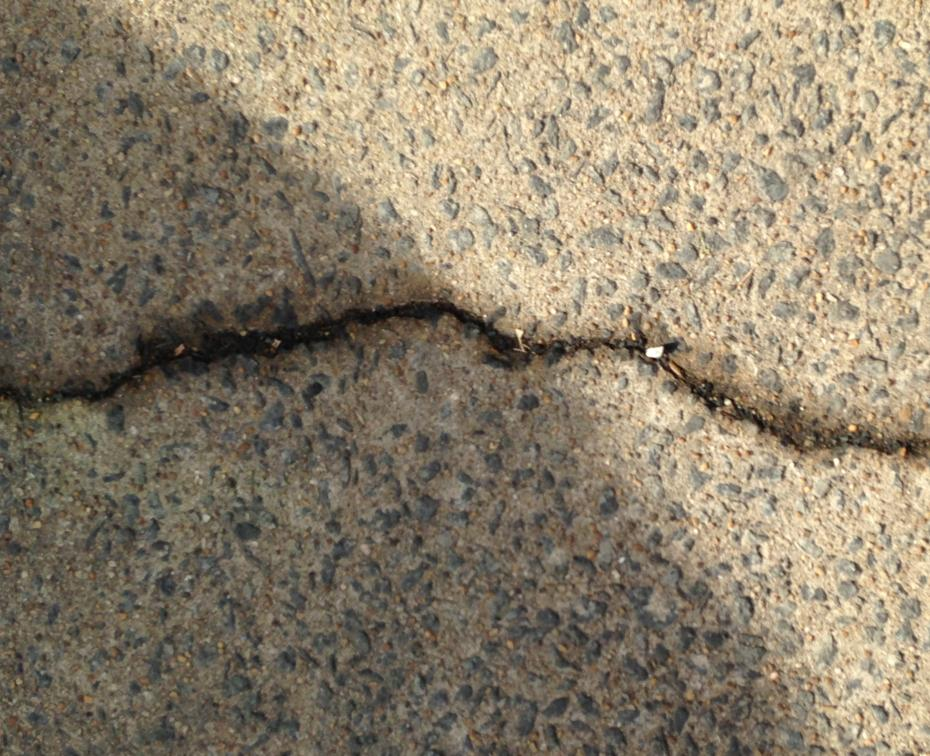
%> input picture images/sidewalk_iphone.jpg, 930 x 756 px
$ octave AD.m   (GNU Octave 9; MATLAB toolbox functions it lacks are replaced by stand-ins)
%> lines starting %> are read from the running program, lines starting %| are printed output that depends on the picture
### old/NeumanBoundCond.m
function g = NeumanBoundCond(f)

    [nrow,ncol] = size(f);
    g = f;
%     g([1 nrow],[1 ncol]) = g([3 nrow-2],[3 ncol-2]);
%     g([1 nrow],2:end-1) = g([3 nrow-2],2:end-1);
%     g(2:end-1,[1 ncol]) = g(2:end-1,[3 ncol-2]);

    g(1,1) = f(2,2); g(1,ncol) = f(2,ncol-1);
    g(nrow,1) = f(nrow-1,2); g(nrow,ncol) = f(nrow-1,ncol-1);

    g(1,2:ncol-1) = f(2,2:ncol-1);
    g(nrow,2:ncol-1) = f(nrow-1,2:ncol-1);

    g(2:nrow-1,1) = f(2:nrow-1,2);
    g(2:nrow-1,ncol) = f(2:nrow-1,ncol-1);
end

### old/AD.m

clc
clear all
close all
inImg = imread('sidewalk_iphone.jpg');
%> inImg is the input picture: size 756x930x3 uint8; mean R, G, B 141.6, 129.3, 108.8
dim = ndims(inImg);
%> dim = 3
mag = 100;
rgbImg = inImg;
if(dim == 3)
    colImg = inImg;
    inImg = rgb2gray(inImg);
%> inImg: size 756x930 uint8
end
inImg = im2double(inImg);
%> inImg: size 756x930 double
inImg = imresize(inImg,0.4);
%> inImg: size 303x372 double

% [nrow, ncol] = size(I);
% figure(1);imshow(I,'InitialMagnification',mag);

%% Perform Anisotropic diffusion

iter = 50;
k = 0.02;
u = inImg;
% u = imnoise(u,'gaussian',0.1);
figure(1);imshow(u);
for jj =  1 : iter
    [gx,gy] = gradient(u);
%     [gxx,~] = gradient(gx);
%     [~,gyy] = gradient(gy);
    g = sqrt(gx.^2+gy.^2);
%     g = g./(max(g(:)));
    c = 1./(1+(g/k).^2);
    c = c./(max(c(:)));
%     c = 1;
    [gxx,~] = gradient(c.*gx);
    [~,gyy] = gradient(c.*gy);
    term = gxx+gyy;
%     term = term/(max(abs(term(:)))+0.1);
    dt = 0.1/(max(abs(term(:)))+0.1);
    u = u + dt*term;
    u = NeumanBoundCond(u);
    imshow(u);drawnow;


end
%> this loop made 50 passes
%> dt on passes 1 to 12: 0.801, 0.836, 0.839, 0.836, 0.837, 0.839, 0.836, 0.836, 0.837, 0.839, 0.836, 0.837
%> pass 1, `[gx,gy] = gradient(u);`:
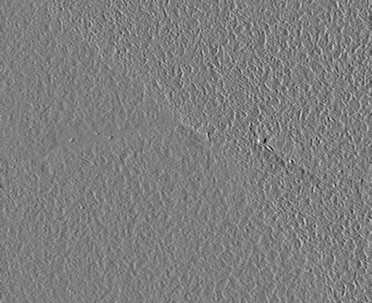
%> gx: size 303x372 double; min -0.429, max 0.437, mean 0.00101; drawn with min black and max white
%> pass 1, `[gx,gy] = gradient(u);`:
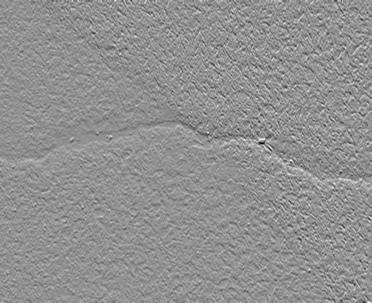
%> gy: size 303x372 double; min -0.43, max 0.323, mean -0.00105; drawn with min black and max white
%> pass 1, `c = 1./(1+(g/k).^2);`:
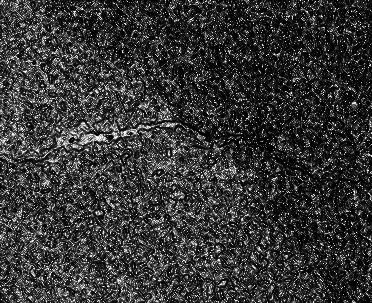
%> c: size 303x372 double; min 0.00198, max 1, mean 0.214
%> after the loop:
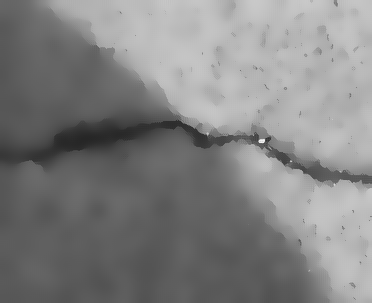
%> u: size 303x372 double; min 0.15, max 0.942, mean 0.512
%%
s = 64;
sz = 6*s;
f = fspecial('gaussian',sz,s);
I_f = imfilter(inImg,f,'same','replicate');
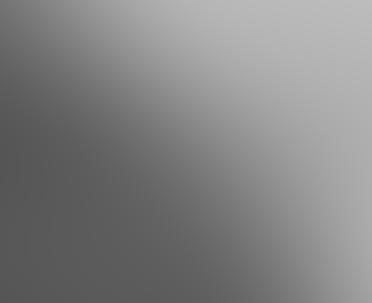
%> I_f: size 303x372 double; min 0.335, max 0.742, mean 0.514
I = I_f-u;
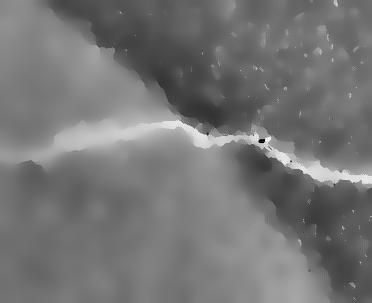
%> I: size 303x372 double; min -0.346, max 0.409, mean 0.00205; drawn with min black and max white
subplot(1,3,1); imshow(inImg);
subplot(1,3,2); imshow(I_f);
subplot(1,3,3); imshow(I);
%> after `imshow(I)`:
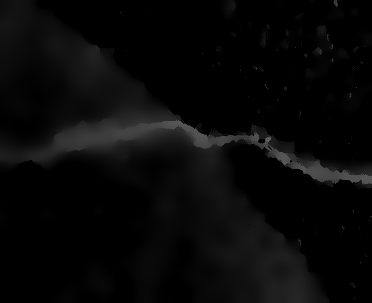
%> displayed picture: size 303x372, on the screen's scale of 0 to 255; min 0, max 104, mean 8.1

$ run again, with images/1068.jpg copied over images/sidewalk_iphone.jpg
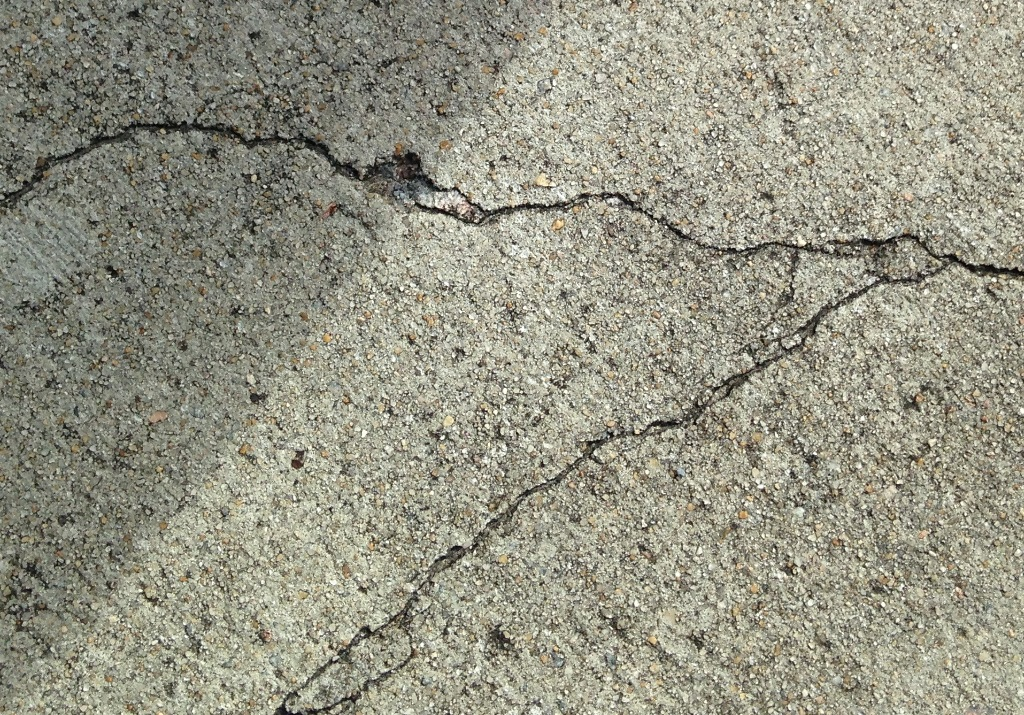
%> input picture images/1068.jpg, 1024 x 715 px
%> inImg is the input picture: size 715x1024x3 uint8; mean R, G, B 149.3, 148.2, 131.9
%> the loop `for jj =  1 : iter` made 50 passes
%> dt on passes 1 to 8: 0.817, 0.84, 0.844, 0.84, 0.838, 0.838, 0.835, 0.836
%> pass 1, `c = 1./(1+(g/k).^2);`:
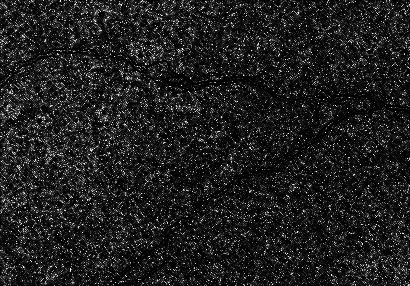
%> c: size 286x410 double; min 0.00188, max 1, mean 0.126
%> `imshow(I)`:
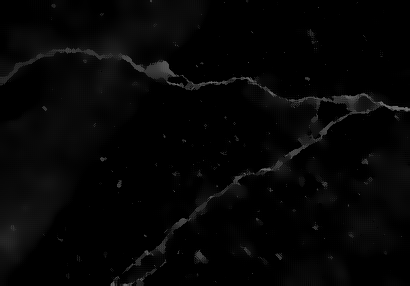
%> displayed picture: size 286x410, on the screen's scale of 0 to 255; min 0, max 124, mean 5.2

$ run again, with images/141.JPG copied over images/sidewalk_iphone.jpg
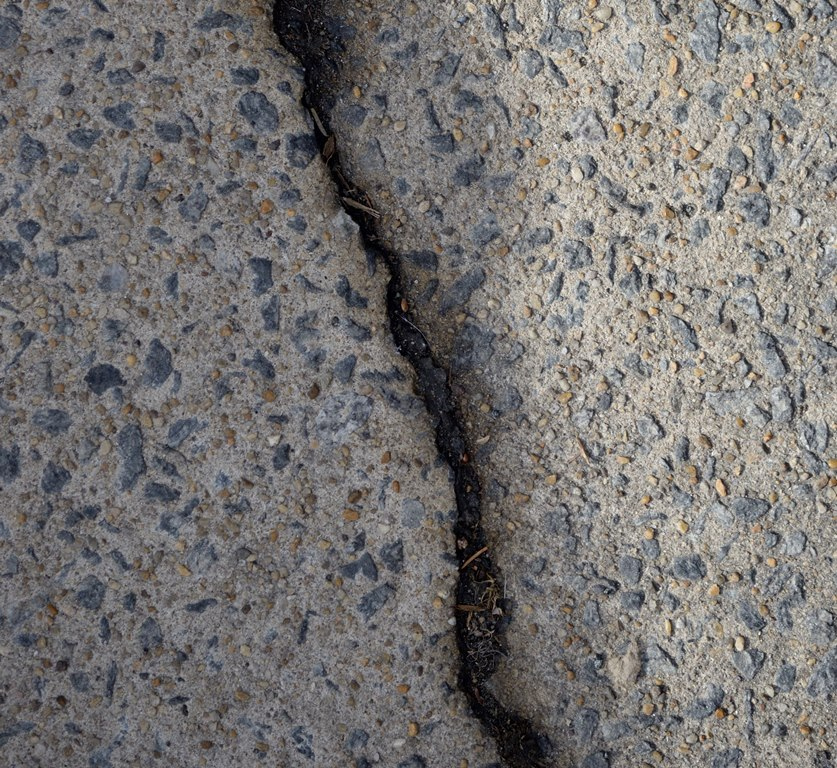
%> input picture images/141.JPG, 837 x 768 px
%> inImg is the input picture: size 768x837x3 uint8; mean R, G, B 118.2, 115.5, 114.1
%> the loop `for jj =  1 : iter` made 50 passes
%> dt on passes 1 to 8: 0.819, 0.836, 0.836, 0.836, 0.836, 0.84, 0.839, 0.836
%> pass 1, `c = 1./(1+(g/k).^2);`:
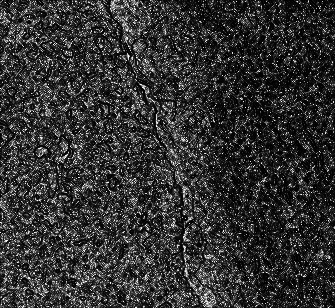
%> c: size 308x335 double; min 0.0026, max 1, mean 0.199
%> `imshow(I)`:
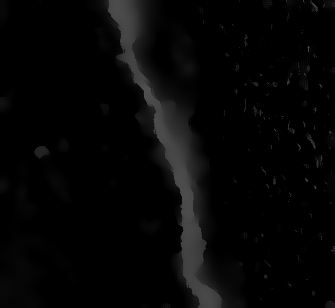
%> displayed picture: size 308x335, on the screen's scale of 0 to 255; min 0, max 80, mean 6
